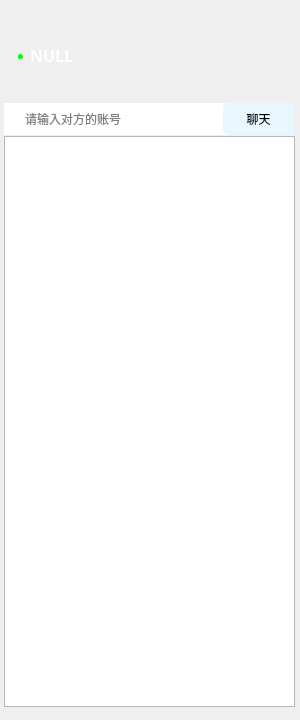
<?xml version="1.0" encoding="UTF-8"?>
<ui version="4.0">
 <class>mainProcWindow</class>
 <widget class="QDialog" name="mainProcWindow">
  <property name="geometry">
   <rect>
    <x>0</x>
    <y>0</y>
    <width>300</width>
    <height>720</height>
   </rect>
  </property>
  <property name="windowTitle">
   <string>Dialog</string>
  </property>
  <widget class="QLabel" name="Backlabel">
   <property name="geometry">
    <rect>
     <x>0</x>
     <y>0</y>
     <width>300</width>
     <height>720</height>
    </rect>
   </property>
   <property name="styleSheet">
    <string notr="true">border-image: url(:/img/background/res/MainProcWindow.png);</string>
   </property>
   <property name="frameShadow">
    <enum>QFrame::Plain</enum>
   </property>
   <property name="text">
    <string/>
   </property>
  </widget>
  <widget class="QPushButton" name="closeButton">
   <property name="geometry">
    <rect>
     <x>267</x>
     <y>11</y>
     <width>22</width>
     <height>22</height>
    </rect>
   </property>
   <property name="cursor">
    <cursorShape>PointingHandCursor</cursorShape>
   </property>
   <property name="focusPolicy">
    <enum>Qt::NoFocus</enum>
   </property>
   <property name="styleSheet">
    <string notr="true">border:0px;</string>
   </property>
   <property name="text">
    <string/>
   </property>
  </widget>
  <widget class="QPushButton" name="minButton">
   <property name="geometry">
    <rect>
     <x>230</x>
     <y>12</y>
     <width>22</width>
     <height>22</height>
    </rect>
   </property>
   <property name="cursor">
    <cursorShape>PointingHandCursor</cursorShape>
   </property>
   <property name="focusPolicy">
    <enum>Qt::NoFocus</enum>
   </property>
   <property name="styleSheet">
    <string notr="true">border:0px;</string>
   </property>
   <property name="text">
    <string/>
   </property>
  </widget>
  <widget class="QLabel" name="usernamelabel">
   <property name="geometry">
    <rect>
     <x>30</x>
     <y>30</y>
     <width>141</width>
     <height>51</height>
    </rect>
   </property>
   <property name="font">
    <font>
     <family>微软雅黑</family>
     <pointsize>12</pointsize>
     <weight>75</weight>
     <bold>true</bold>
    </font>
   </property>
   <property name="styleSheet">
    <string notr="true">color: rgb(255, 255, 255);</string>
   </property>
   <property name="text">
    <string>NULL</string>
   </property>
  </widget>
  <widget class="QPushButton" name="stateButton">
   <property name="geometry">
    <rect>
     <x>10</x>
     <y>46</y>
     <width>21</width>
     <height>20</height>
    </rect>
   </property>
   <property name="focusPolicy">
    <enum>Qt::NoFocus</enum>
   </property>
   <property name="styleSheet">
    <string notr="true">border:0px;color:rgb(0, 255, 0);</string>
   </property>
   <property name="text">
    <string>●</string>
   </property>
  </widget>
  <widget class="QLineEdit" name="lineEdit">
   <property name="geometry">
    <rect>
     <x>23</x>
     <y>103</y>
     <width>271</width>
     <height>32</height>
    </rect>
   </property>
   <property name="font">
    <font>
     <family>微软雅黑</family>
     <pointsize>9</pointsize>
    </font>
   </property>
   <property name="focusPolicy">
    <enum>Qt::ClickFocus</enum>
   </property>
   <property name="styleSheet">
    <string notr="true">border:0px;</string>
   </property>
   <property name="text">
    <string/>
   </property>
   <property name="cursorPosition">
    <number>0</number>
   </property>
   <property name="placeholderText">
    <string>请输入对方的账号</string>
   </property>
  </widget>
  <widget class="QPushButton" name="starButton">
   <property name="geometry">
    <rect>
     <x>223</x>
     <y>103</y>
     <width>71</width>
     <height>32</height>
    </rect>
   </property>
   <property name="focusPolicy">
    <enum>Qt::NoFocus</enum>
   </property>
   <property name="styleSheet">
    <string notr="true">border:0px;
font: 9pt &quot;微软雅黑&quot;;
border-top-left-radius:5px;
border-bottom-left-radius:5px;
background-color: rgba(21, 173, 235,10%);</string>
   </property>
   <property name="text">
    <string>聊天</string>
   </property>
   <property name="shortcut">
    <string>Return</string>
   </property>
  </widget>
  <widget class="QLabel" name="label">
   <property name="geometry">
    <rect>
     <x>4</x>
     <y>103</y>
     <width>101</width>
     <height>32</height>
    </rect>
   </property>
   <property name="styleSheet">
    <string notr="true">background-color: rgb(255, 255, 255);</string>
   </property>
   <property name="text">
    <string/>
   </property>
  </widget>
  <widget class="QListView" name="listView">
   <property name="geometry">
    <rect>
     <x>4</x>
     <y>136</y>
     <width>291</width>
     <height>571</height>
    </rect>
   </property>
   <property name="focusPolicy">
    <enum>Qt::NoFocus</enum>
   </property>
   <property name="styleSheet">
    <string notr="true"/>
   </property>
  </widget>
  <zorder>Backlabel</zorder>
  <zorder>label</zorder>
  <zorder>closeButton</zorder>
  <zorder>minButton</zorder>
  <zorder>usernamelabel</zorder>
  <zorder>stateButton</zorder>
  <zorder>lineEdit</zorder>
  <zorder>starButton</zorder>
  <zorder>listView</zorder>
 </widget>
 <resources/>
 <connections/>
</ui>
